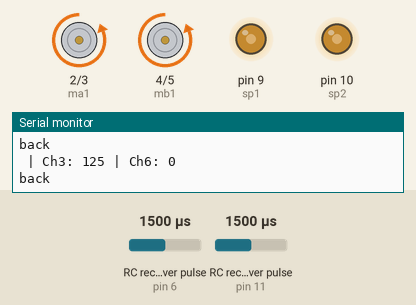
The sketch below on a simulated Arduino Uno, built with avr-gcc and run on an emulated ATmega328P. Parts: motor-driver pin pairs drawn as motors (green arrow = first pin HIGH = forward, orange = second pin HIGH = backward, longer = more drive), output pins drawn as LEDs (lit = HIGH), the last lines printed to the serial monitor. Wiring (inferred from the names in the program): 2 × RC receiver channel: data pin 6 / data pin 11. The inputs (shaded band) are chosen by the test bench; at power-on: RC receiver pulse (sensors on pin 11, pin 6) 1500 µs.

Above: at 1.2 s.
1.3 s: RC receiver pulse (sensor on pin 11) set to 1524 µs
At 2.1 s:
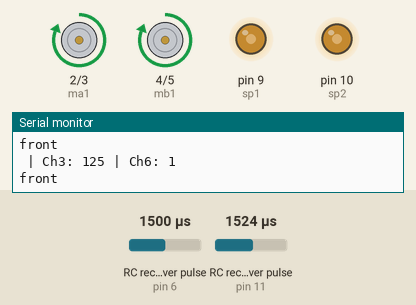
2.8 s: RC receiver pulse (sensor on pin 6) set to 1020 µs
At 3.5 s:
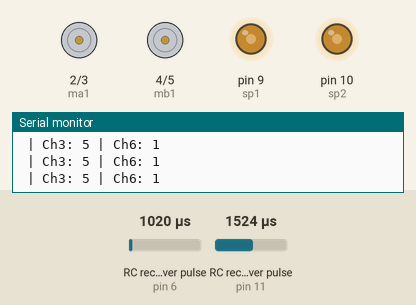
4.3 s: RC receiver pulse (sensor on pin 6) set to 1250 µs
At 5.0 s:
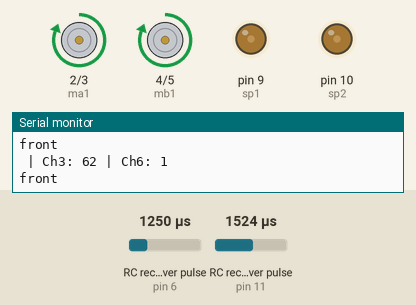
5.9 s: RC receiver pulse (sensor on pin 11) set to 1020 µs
At 6.3 s:
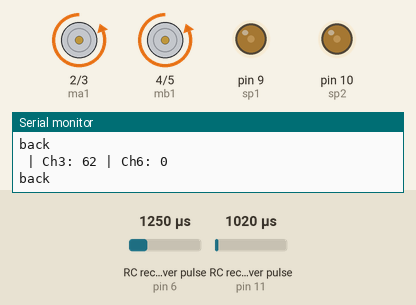
7.4 s: RC receiver pulse (sensor on pin 6) set to 1750 µs
At 8.7 s:
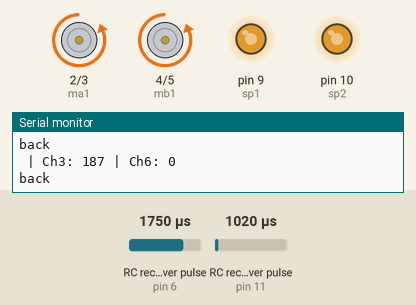
9.0 s: RC receiver pulse (sensor on pin 11) set to 1750 µs
At 10.4 s:
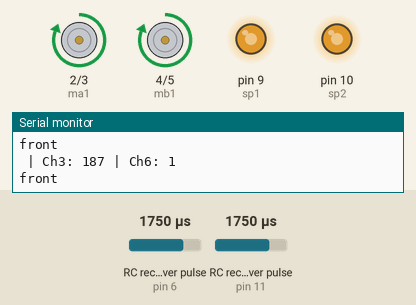
Timing chart, 0 to 11.5 s (numbered marks = the images above; inputs shaded):
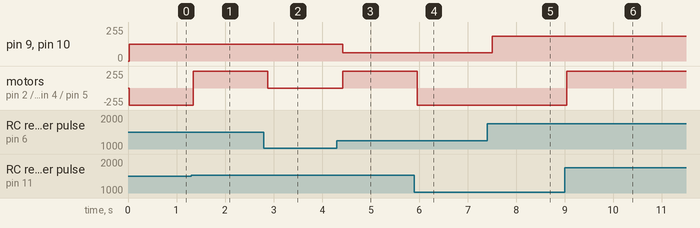

Measured:
- the behaviour switches between 1508 and 1509 µs on RC receiver pulse (sensor on pin 11) (found by bisection; images 0 and 1)
- after the input at 1.3 s, motor on pin 2 (ma1) / pin 3 (ma2), motor on pin 4 (mb1) / pin 5 (mb2): backward 255/255 → forward 255/255 at once
- after the input at 2.8 s, motor on pin 2 (ma1) / pin 3 (ma2), motor on pin 4 (mb1) / pin 5 (mb2): forward 255/255 → stopped after 0.08 s
- after the input at 4.3 s, pin 9 (sp1), pin 10 (sp2): 125/255 → 62/255 after 0.12 s; motor on pin 2 (ma1) / pin 3 (ma2), motor on pin 4 (mb1) / pin 5 (mb2): stopped → forward 255/255 after 0.12 s
- after the input at 5.9 s, motor on pin 2 (ma1) / pin 3 (ma2), motor on pin 4 (mb1) / pin 5 (mb2): forward 255/255 → backward 255/255 after 0.06 s
- after the input at 7.4 s, pin 9 (sp1), pin 10 (sp2): 62/255 → 187/255 after 0.10 s
- after the input at 9.0 s, motor on pin 2 (ma1) / pin 3 (ma2), motor on pin 4 (mb1) / pin 5 (mb2): backward 255/255 → forward 255/255 at once

The sketch:

multi_dimension_bot.ino
```cpp
#define CH3 6
#define CH6 11

int ch3Value;
bool ch6Value;

int ma1=2;
int ma2=3;
int mb1=4;
int mb2=5;
int sp1=9;
int sp2=10;

int readChannel(int channelInput, int minLimit, int maxLimit, int defaultValue){
  int ch = pulseIn(channelInput, HIGH, 30000);
  if (ch < 100) return defaultValue;
  return map(ch, 1000, 2000, minLimit, maxLimit);
}

bool readSwitch(byte channelInput, bool defaultValue){
  int intDefaultValue = (defaultValue)? 100: 0;
  int ch = readChannel(channelInput, 0, 100, intDefaultValue);
  return (ch > 50);
}

void setup(){

  Serial.begin(115200);

  pinMode(CH3, INPUT);
  pinMode(CH6, INPUT);

  pinMode(ma1, OUTPUT);
  pinMode(ma2, OUTPUT);
  pinMode(mb1, OUTPUT);
  pinMode(mb2, OUTPUT);
  pinMode(sp1, OUTPUT);
  pinMode(sp2, OUTPUT);
}

void front(){
  digitalWrite(ma1,HIGH);
  digitalWrite(ma2,LOW);
  digitalWrite(mb1,HIGH);
  digitalWrite(mb2,LOW);
}


void stop(){
  digitalWrite(ma1,LOW);
  digitalWrite(ma2,LOW);
  digitalWrite(mb1,LOW);
  digitalWrite(mb2,LOW);
}

void back(){
  digitalWrite(ma1,LOW);
  digitalWrite(ma2,HIGH);
  digitalWrite(mb1,LOW);
  digitalWrite(mb2,HIGH);
}

void loop() {

  // Get values for each channel

  ch3Value = readChannel(CH3, 0, 250, 0);
  ch6Value = readSwitch(CH6, false);

  // Print to Serial Monitor

  Serial.print(" | Ch3: ");
  Serial.print(ch3Value);
  Serial.print(" | Ch6: ");
  Serial.println(ch6Value);

  //
  if(ch6Value==1){

      if(ch3Value>10){
        front();
        Serial.println("front");
        analogWrite(sp1,ch3Value);
        analogWrite(sp2,ch3Value);
      }
      else{
        stop();
      }

  }
  else if(ch6Value==0){

      if(ch3Value>10){
        back();
        Serial.println("back");
        analogWrite(sp1,ch3Value);
        analogWrite(sp2,ch3Value);
      }
       else{
        stop();
      }

  }
  delay(200);

}
```
